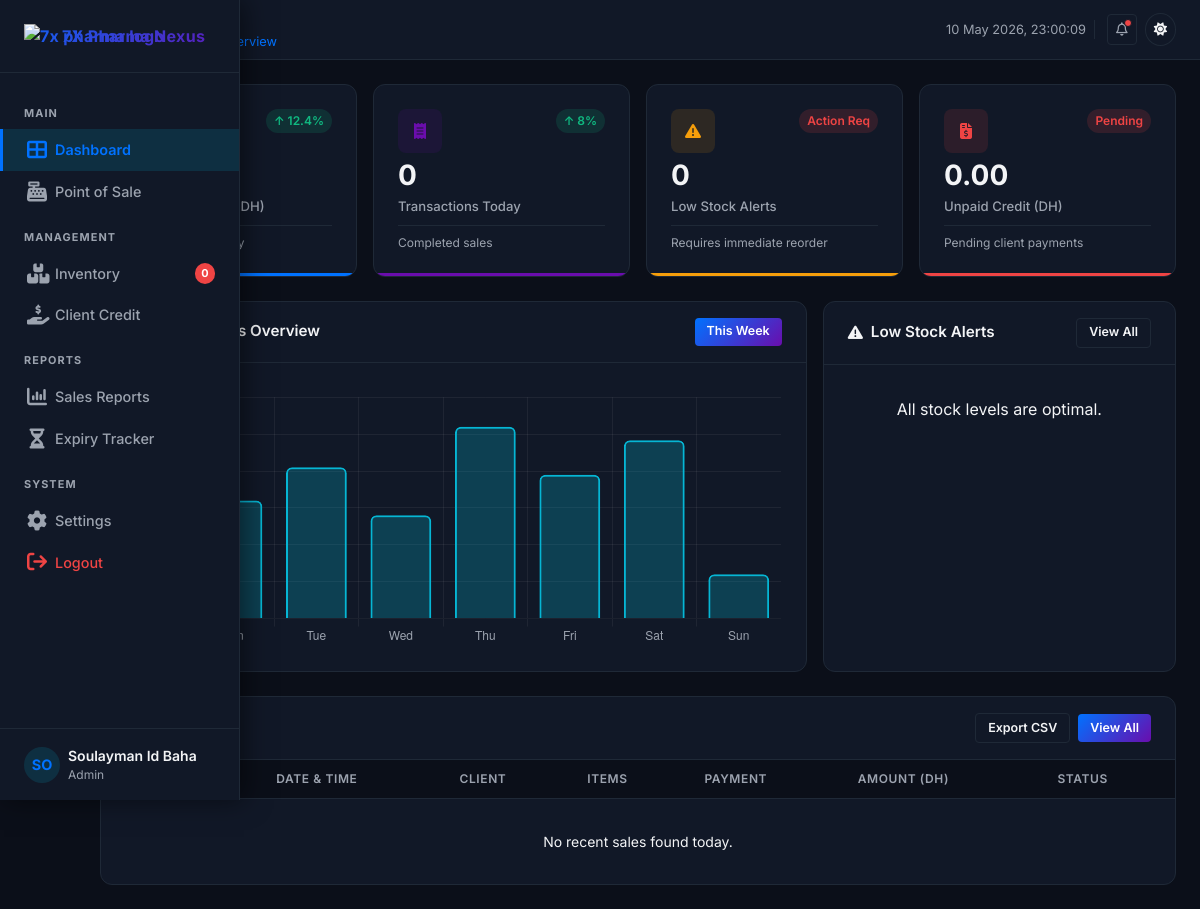
The page /public/dashboard (signed in) on the database as committed earlier.
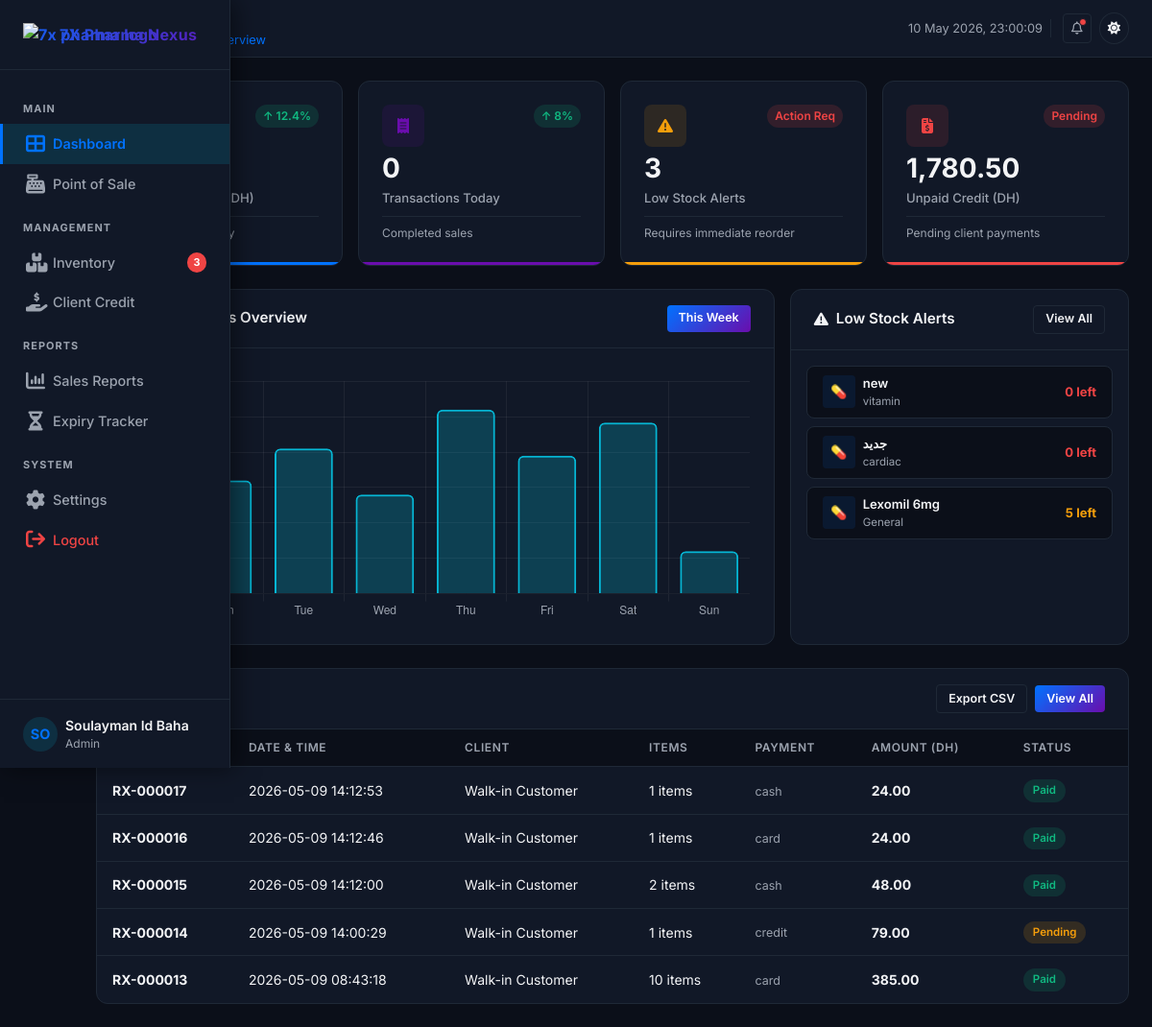
The same page on the database as committed later.
### tables this page shows
CREATE TABLE `medicines` (
  `id` int(11) NOT NULL,
  `barcode` varchar(50) NOT NULL,
  `name` varchar(150) NOT NULL,
  `dci` varchar(150) DEFAULT NULL,
  `category` varchar(100) DEFAULT 'General',
  `price` decimal(10,2) NOT NULL,
  `cost_price` decimal(10,2) NOT NULL,
  `is_tableau_b` tinyint(1) DEFAULT 0,
  `created_at` timestamp NOT NULL DEFAULT current_timestamp(),
  `deleted_at` timestamp NULL DEFAULT NULL
);

CREATE TABLE `sales` (
  `id` bigint(20) NOT NULL,
  `user_id` int(11) NOT NULL,
  `client_id` int(11) DEFAULT NULL,
  `total_amount` decimal(12,2) NOT NULL,
  `payment_method` enum('cash','card','credit','cheque','mutuelle') NOT NULL,
  `created_at` timestamp NOT NULL DEFAULT current_timestamp(),
  `deleted_at` timestamp NULL DEFAULT NULL
);

### app/controllers/DashboardController.php (called while the page is built, shortened)
<?php
class DashboardController extends Controller {
    public function index() {
        $saleModel = $this->model('Sale');
        $medicineModel = $this->model('Medicine');
        $clientModel = $this->model('Client');
        $daily_revenue = $saleModel->getTodayRevenue();
        $daily_transactions = $saleModel->getTodayTransactionsCount();
        $low_stock_threshold = 10;
        $low_stock_items = $medicineModel->getLowStockAlerts($low_stock_threshold);
        $low_stock_count = count($low_stock_items);
        $unpaid_credit = $clientModel->getTotalUnpaidCredit();
        $recent_sales = $saleModel->getRecentSales(5);
        $this->view('dashboard', [
            'daily_revenue'      => $daily_revenue,
            'daily_transactions' => $daily_transactions,
            'low_stock_count'    => $low_stock_count,
            'unpaid_credit'      => $unpaid_credit,
            'low_stock_items'    => $low_stock_items,
            'recent_sales'       => $recent_sales
        ]);
    }
}

### app/core/Router.php (called while the page is built, shortened)
<?php
class Router {
    protected $method = 'index';
    public function __construct() {
        $url = $this->parseUrl();
        if (isset($url[0]) && file_exists(ROOT_DIR . '/app/controllers/' . ucfirst($url[0]) . 'Controller.php')) {
            unset($url[0]);
        }
        $this->controller = new $this->controller();
        $this->params = $url ? array_values($url) : [];
        call_user_func_array([$this->controller, $this->method], $this->params);
    }
    private function parseUrl() {
        if (isset($_GET['url'])) {
            $url = rtrim($_GET['url'], '/');
            $url = filter_var($url, FILTER_SANITIZE_URL);
            $url = explode('/', $url);
            return $url;
        }
        return [];
    }
}

### public/index.php (called while the page is built, shortened)
<?php
require_once ROOT_DIR . '/app/config/Database.php';
require_once ROOT_DIR . '/app/core/Model.php';
require_once ROOT_DIR . '/app/core/Controller.php';
require_once ROOT_DIR . '/app/core/Router.php';
$router = new Router();
?>

### app/config/Database.php (called while the page is built, shortened)
<?php
class Database {
    private $conn;
    public function __construct() {
        $host = $_ENV['DB_HOST'] ?? '127.0.0.1';
        $port = $_ENV['DB_PORT'] ?? '3307';
        $db_name = $_ENV['DB_NAME'] ?? 'pharma_core';
        $username = $_ENV['DB_USER'] ?? 'root';
        $password = $_ENV['DB_PASS'] ?? '';
        try {
            $dsn = "mysql:host={$host};port={$port};dbname={$db_name};charset=utf8mb4";
            $options = [
                PDO::ATTR_ERRMODE => PDO::ERRMODE_EXCEPTION,
                PDO::ATTR_DEFAULT_FETCH_MODE => PDO::FETCH_ASSOC,
                PDO::ATTR_EMULATE_PREPARES => false,
            ];
            $this->conn = new PDO($dsn, $username, $password, $options);
        } catch(PDOException $e) {
            $this->logError($e);
            $error_view = ROOT_DIR . '/views/db_error.php';
            if (file_exists($error_view)) {
                include $error_view;
            } else {
                header('HTTP/1.1 500 Internal Server Error');
                echo "Database Connection Error. Design file missing.";
            }
            exit();
        }
    }
    public function getConnection() {
        return $this->conn;
    }
}
?>

### app/core/Model.php (called while the page is built, shortened)
<?php
class Model {
    protected $db;
    public function __construct() {
        require_once ROOT_DIR . '/app/config/Database.php';
        $database = new Database();
        $this->db = $database->getConnection();
    }
    protected function query($sql, $params = []) {
        $stmt = $this->db->prepare($sql);
        $stmt->execute($params);
        return $stmt;
    }
}

### app/models/Medicine.php (called while the page is built, shortened)
<?php
class Medicine extends Model {
    protected $table = 'medicines';
    public function getLowStockAlerts($threshold = 10) {
        $sql = "SELECT medicines.id, medicines.name, medicines.category,
                COALESCE(SUM(batches.current_quantity), 0) as current_quantity
                FROM {$this->table}
                LEFT JOIN batches ON medicines.id = batches.medicine_id
                WHERE medicines.deleted_at IS NULL
                GROUP BY medicines.id
                HAVING current_quantity <= ?
                ORDER BY current_quantity ASC";
        $stmt = $this->query($sql, [$threshold]);
        return $stmt->fetchAll(PDO::FETCH_ASSOC);
    }
}
?>

### app/models/Sale.php (called while the page is built, shortened)
<?php
class Sale extends Model {
    public function getRecentSales($limit = 5) {
        $limit = (int) $limit;
        $sql = "SELECT
                    sales.id,
                    CONCAT('RX-', LPAD(sales.id, 6, '0')) as receipt_number,
                    sales.created_at,
                    COALESCE(clients.name, 'Walk-in Customer') as client_name,
                    (SELECT COALESCE(SUM(quantity), 0) FROM sale_items WHERE sale_id = sales.id) as items_count,
                    sales.payment_method,
                    sales.total_amount,
                    CASE
                        WHEN sales.payment_method = 'credit' THEN 'Pending'
                        ELSE 'Paid'
                    END as status
                FROM sales
                LEFT JOIN clients ON sales.client_id = clients.id
                WHERE sales.deleted_at IS NULL
                ORDER BY sales.created_at DESC
                LIMIT {$limit}";
        $stmt = $this->query($sql);
        return $stmt->fetchAll(PDO::FETCH_ASSOC);
    }
}
?>

### views/pages/dashboard.php (the view, shortened to what the rows shown need)
<!DOCTYPE html>
<html lang="en" data-theme="dark">
<head>
    <link rel="stylesheet" href="https://cdnjs.cloudflare.com/ajax/libs/font-awesome/6.5.1/css/all.min.css">
    <link rel="stylesheet" href="<?= BASE_URL ?>/assets/css/global.css">
    <link rel="stylesheet" href="<?= BASE_URL ?>/assets/css/dashboard.css">
</head>
<body>
    <div class="dashboard-layout">
        <div class="main-content">
            <main class="page-body" id="main-page-body">
                <div class="dashboard-row two-col">
                    <div class="panel">
                        <div class="panel-header">
                            <h2 class="panel-title">
                                Weekly Sales Overview
                            </h2>
                        </div>
                    </div>
                    <div class="panel">
                        <div class="panel-header">
                            <h2 class="panel-title">
                                <i class="fa-solid fa-triangle-exclamation"></i>
                                Low Stock Alerts
                            </h2>
                        </div>
                        <div class="panel-body" style="padding: var(--space-3);">
                            <div class="stock-list">
                                <?php if (isset($low_stock_items) && count($low_stock_items) > 0): ?>
                                    <?php foreach ($low_stock_items as $item): ?>
                                        <div class="stock-item">
                                            <div class="stock-item-icon">💊</div>
                                            <div class="stock-item-info">
                                                <div class="stock-item-name"><?= htmlspecialchars($item['name']) ?></div>
                                                <div class="stock-item-category"><?= htmlspecialchars($item['category'] ?? 'Medicine') ?></div>
                                            </div>
                                            <div class="stock-qty <?= $item['current_quantity'] <= 3 ? 'critical' : '' ?>"><?= $item['current_quantity'] ?> left</div>
                                        </div>
                                    <?php endforeach; ?>
                                <?php else: ?>
                                    <div style="text-align: center; color: var(--text-muted); padding: 1rem 0;">All stock levels are optimal.</div>
                                <?php endif; ?>
                            </div>
                        </div>
                    </div>
                </div>
                <div class="dashboard-row full-col">
                    <div class="panel">
                        <div class="panel-header">
                            <h2 class="panel-title">
                            </h2>
                        </div>
                        <div class="table-responsive">
                            <table class="data-table" aria-label="Recent sales table">
                                <thead>
                                    <tr>
                                        <th>Receipt #</th>
                                        <th>Date & Time</th>
                                        <th>Client</th>
                                        <th>Items</th>
                                        <th>Payment</th>
                                        <th>Amount (DH)</th>
                                        <th>Status</th>
                                    </tr>
                                </thead>
                                <tbody>
                                    <?php if (isset($recent_sales) && count($recent_sales) > 0): ?>
                                        <?php foreach ($recent_sales as $sale): ?>
                                            <tr>
                                                <td><strong><?= htmlspecialchars($sale['receipt_number']) ?></strong></td>
                                                <td><?= htmlspecialchars($sale['created_at']) ?></td>
                                                <td><?= htmlspecialchars($sale['client_name'] ?? 'Walk-in Customer') ?></td>
                                                <td><?= htmlspecialchars($sale['items_count']) ?> items</td>
                                                <td><span class="pay-tag"><?= htmlspecialchars($sale['payment_method']) ?></span></td>
                                                <td class="amount-col"><?= number_format($sale['total_amount'], 2) ?></td>
                                                <td>
                                                    <span class="badge <?= strtolower($sale['status']) === 'paid' ? 'badge-success' : (strtolower($sale['status']) === 'pending' ? 'badge-warning' : 'badge-danger') ?>">
                                                        <?= htmlspecialchars($sale['status']) ?>
                                                    </span>
                                                </td>
                                            </tr>
                                        <?php endforeach; ?>
                                    <?php else: ?>
                                        <tr>
                                            <td colspan="7" style="text-align: center; padding: 2rem; color: var(--text-muted);">No recent sales found today.</td>
                                        </tr>
                                    <?php endif; ?>
                                </tbody>
                            </table>
                        </div>
                    </div>
                </div>
            </main>
        </div>
    </div>
</body>
</html>

Rows that differ between the two databases and show on the page:
added medicines: name "new", category "vitamin", current_quantity "0"
added medicines: name "جديد", category "cardiac", current_quantity "0"
added medicines: name "Lexomil 6mg", category "General", current_quantity "5"
added sales: receipt_number "RX-000017", created_at "2026-05-09 14:12:53", client_name "Walk-in Customer", items_count "1", payment_method "cash", total_amount "24.00", status "Paid"
added sales: receipt_number "RX-000016", created_at "2026-05-09 14:12:46", client_name "Walk-in Customer", items_count "1", payment_method "card", total_amount "24.00", status "Paid"
added sales: receipt_number "RX-000015", created_at "2026-05-09 14:12:00", client_name "Walk-in Customer", items_count "2", payment_method "cash", total_amount "48.00", status "Paid"
added sales: receipt_number "RX-000014", created_at "2026-05-09 14:00:29", client_name "Walk-in Customer", items_count "1", payment_method "credit", total_amount "79.00", status "Pending"
added sales: receipt_number "RX-000013", created_at "2026-05-09 08:43:18", client_name "Walk-in Customer", items_count "10", payment_method "card", total_amount "385.00", status "Paid"
Other text that changed with them:
$low_stock_count: "0" → "3"
$unpaid_credit: "0.00" → "1,780.50"
text no longer shown: "All stock levels are optimal. No recent sales found today."
